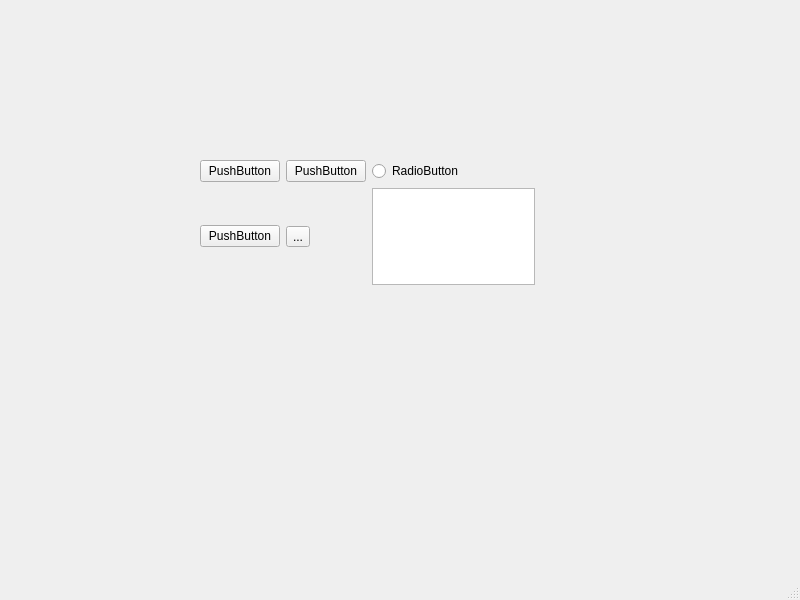
<?xml version="1.0" encoding="UTF-8"?>
<ui version="4.0">
 <class>MainWindow</class>
 <widget class="QMainWindow" name="MainWindow">
  <property name="geometry">
   <rect>
    <x>0</x>
    <y>0</y>
    <width>800</width>
    <height>600</height>
   </rect>
  </property>
  <property name="windowTitle">
   <string>MainWindow</string>
  </property>
  <widget class="QWidget" name="centralwidget">
   <widget class="QWidget" name="gridLayoutWidget">
    <property name="geometry">
     <rect>
      <x>200</x>
      <y>160</y>
      <width>335</width>
      <height>125</height>
     </rect>
    </property>
    <layout class="QGridLayout" name="gridLayout">
     <item row="0" column="1">
      <widget class="QPushButton" name="pushButton_3">
       <property name="text">
        <string>PushButton</string>
       </property>
      </widget>
     </item>
     <item row="1" column="0">
      <widget class="QPushButton" name="pushButton_2">
       <property name="text">
        <string>PushButton</string>
       </property>
      </widget>
     </item>
     <item row="0" column="0">
      <widget class="QPushButton" name="pushButton">
       <property name="text">
        <string>PushButton</string>
       </property>
      </widget>
     </item>
     <item row="1" column="1">
      <widget class="QToolButton" name="toolButton">
       <property name="text">
        <string>...</string>
       </property>
      </widget>
     </item>
     <item row="0" column="2">
      <widget class="QRadioButton" name="radioButton">
       <property name="text">
        <string>RadioButton</string>
       </property>
      </widget>
     </item>
     <item row="1" column="2">
      <widget class="QListView" name="listView"/>
     </item>
    </layout>
   </widget>
  </widget>
  <widget class="QMenuBar" name="menubar">
   <property name="geometry">
    <rect>
     <x>0</x>
     <y>0</y>
     <width>800</width>
     <height>22</height>
    </rect>
   </property>
  </widget>
  <widget class="QStatusBar" name="statusbar"/>
 </widget>
 <resources/>
 <connections/>
</ui>
